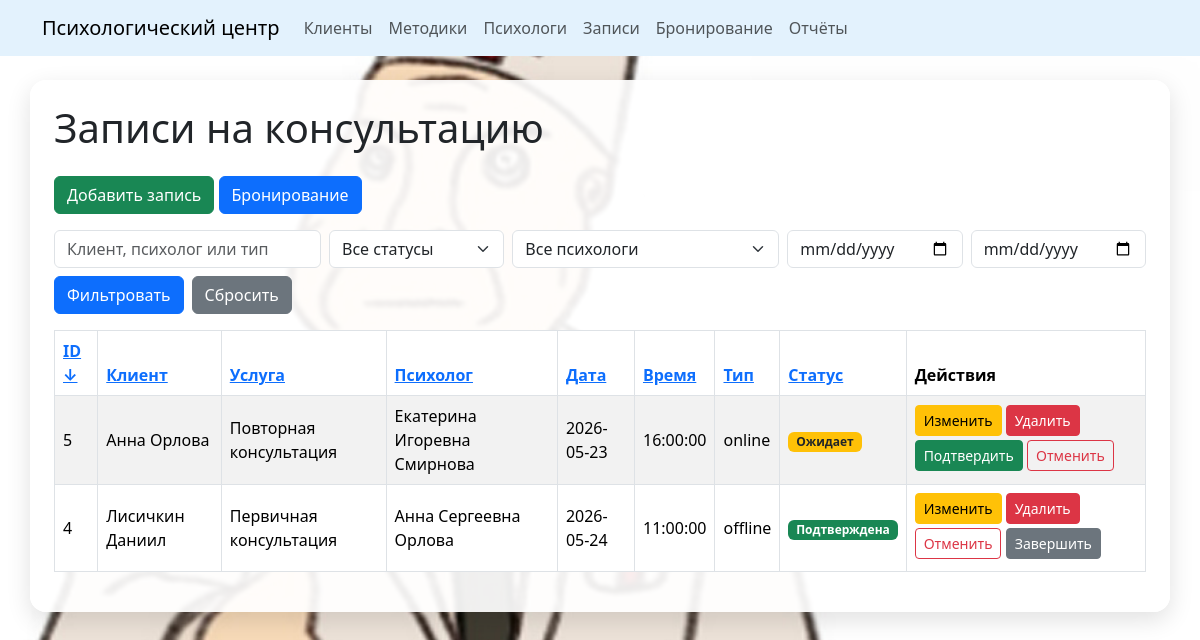
/index.php?entity=appointment&action=list, run on the app's committed database.
### tables this page shows
CREATE TABLE `appointments` (
  `appointment_id` int NOT NULL AUTO_INCREMENT,
  `client_id` int NOT NULL,
  `psychologist_id` int NOT NULL,
  `service_id` int DEFAULT NULL,
  `appointment_date` date NOT NULL,
  `appointment_time` time DEFAULT NULL,
  `consultation_type` enum('offline','online') NOT NULL,
  `appointment_datetime` datetime DEFAULT NULL,
  `status` enum('pending','confirmed','cancelled','completed') NOT NULL DEFAULT 'pending',
  `booking_code` varchar(64) DEFAULT NULL,
  `cancel_reason` varchar(255) DEFAULT NULL,
  PRIMARY KEY (`appointment_id`),
  KEY `client_id` (`client_id`),
  KEY `psychologist_id` (`psychologist_id`),
  KEY `service_id` (`service_id`),
  CONSTRAINT `appointments_ibfk_1` FOREIGN KEY (`client_id`) REFERENCES `clients` (`client_id`),
  CONSTRAINT `appointments_ibfk_2` FOREIGN KEY (`psychologist_id`) REFERENCES `psychologists` (`psychologist_id`),
  CONSTRAINT `appointments_ibfk_3` FOREIGN KEY (`service_id`) REFERENCES `services` (`service_id`)
);

CREATE TABLE `clients` (
  `client_id` int NOT NULL AUTO_INCREMENT,
  `full_name` varchar(100) NOT NULL,
  `phone` varchar(20) DEFAULT NULL,
  `email` varchar(100) DEFAULT NULL,
  `registration_date` date NOT NULL,
  PRIMARY KEY (`client_id`)
);

CREATE TABLE `services` (
  `service_id` int NOT NULL AUTO_INCREMENT,
  `service_name` varchar(100) NOT NULL,
  `duration_minutes` int NOT NULL,
  `price` decimal(10,2) NOT NULL DEFAULT '0.00',
  PRIMARY KEY (`service_id`)
);

CREATE TABLE `psychologists` (
  `psychologist_id` int NOT NULL AUTO_INCREMENT,
  `full_name` varchar(100) NOT NULL,
  `specialization` varchar(100) DEFAULT NULL,
  PRIMARY KEY (`psychologist_id`)
);

### controllers/BaseController.php (called while the page is built, shortened)
<?php
class BaseController
{
    protected function render(
        string $view,
        array $data = []
    ): void {
        extract($data);
        require 'views/layouts/header.php';
        require "views/{$view}.php";
        require 'views/layouts/footer.php';
    }
}

### controllers/AppointmentController.php (called while the page is built, shortened)
<?php
class AppointmentController extends BaseController
{
    private AppointmentRepository $repository;
    private PsychologistRepository $psychologistRepository;
    public function __construct()
    {
        $pdo = Database::getConnection();
        $this->repository = new AppointmentRepository($pdo);
        $this->psychologistRepository = new PsychologistRepository($pdo);
    }
    public function list(): void
{
    $filters = [
        'search' => isset($_GET['search'])
            ? trim($_GET['search'])
            : '',
        'status' => $_GET['status'] ?? '',
        'psychologist_id' => isset($_GET['psychologist_id'])
            ? (int) $_GET['psychologist_id']
            : 0,
        'date_from' => $_GET['date_from'] ?? '',
        'date_to' => $_GET['date_to'] ?? ''
    ];
    $page = isset($_GET['page'])
        ? max(1, (int) $_GET['page'])
        : 1;
    $limit = 20;
    $offset = ($page - 1) * $limit;
    $sort = $_GET['sort'] ?? 'appointment_id';
    $order = $_GET['order'] ?? 'desc';
    $appointments = $this->repository->findPaginated(
        $filters,
        $limit,
        $offset,
        $sort,
        $order
    );
    $total = $this->repository->countAll($filters);
    $pages = (int) ceil($total / $limit);
    $psychologists =
        $this->psychologistRepository->findAll();
    $this->render(
        'appointment/list',
        [
            'appointments' => $appointments,
            'filters' => $filters,
            'page' => $page,
            'pages' => $pages,
            'sort' => $sort,
            'order' => $order,
            'psychologists' => $psychologists
        ]
    );
}
}

### index.php (called while the page is built, shortened)
<?php
require_once 'autoload.php';
$action = $_GET['action'] ?? 'list';
$controller = new $controllerName();
$controller->$action();

### src/AppointmentRepository.php (called while the page is built, shortened)
<?php
class AppointmentRepository extends AbstractRepository
{
    public function findPaginated(
    array $filters,
    int $limit,
    int $offset,
    string $sort = 'appointment_id',
    string $order = 'desc'
) {
    $allowedSortFields = [
        'appointment_id',
        'client_name',
        'psychologist_name',
        'service_name',
        'appointment_date',
        'appointment_time',
        'consultation_type',
        'status'
    ];
    $order = strtolower($order);
    $params = [];
    $whereSql = '';
    $sql = "
        SELECT
            a.appointment_id,
            a.client_id,
            a.psychologist_id,
            a.service_id,
            a.appointment_date,
            a.appointment_time,
            a.consultation_type,
            a.status,
            c.full_name AS client_name,
            p.full_name AS psychologist_name,
            s.service_name
        FROM appointments a
        JOIN clients c ON a.client_id = c.client_id
        JOIN psychologists p ON a.psychologist_id = p.psychologist_id
        LEFT JOIN services s ON a.service_id = s.service_id
        $whereSql
        ORDER BY $sort $order
        LIMIT :limit
        OFFSET :offset
    ";
    $stmt = $this->pdo->prepare($sql);
    $stmt->bindValue(':limit', $limit, PDO::PARAM_INT);
    $stmt->bindValue(':offset', $offset, PDO::PARAM_INT);
    $stmt->execute();
    return $stmt->fetchAll(PDO::FETCH_ASSOC);
}
}

### autoload.php (called while the page is built, shortened)
<?php
spl_autoload_register(function ($class) {
    $paths = [
        __DIR__ . '/src/',
        __DIR__ . '/controllers/',
        __DIR__ . '/helpers/'
    ];
    foreach ($paths as $path) {
        $file = $path . $class . '.php';
        if (file_exists($file)) {
            return;
        }
    }
});

### src/AbstractRepository.php (called while the page is built, shortened)
<?php
abstract class AbstractRepository
{
    public function __construct(PDO $pdo)
    {
        $this->pdo = $pdo;
    }
}

### views/appointment/list.php (the view, shortened to what this page needs)
<?php
function appointmentSortLink(
    string $column,
    string $title,
    string $currentSort,
    string $currentOrder,
    array $filters
): string {
    $newOrder = 'asc';
    $arrow = '';
    if ($currentSort === $column) {
        $arrow = $currentOrder === 'asc' ? ' ↑' : ' ↓';
    }
    $query = array_merge(
        [
            'entity' => 'appointment',
            'action' => 'list',
            'sort' => $column,
            'order' => $newOrder
        ],
        $filters
    );
    $url = 'index.php?' . http_build_query($query);
    return '<a href="' . htmlspecialchars($url) . '">' .
        htmlspecialchars($title . $arrow) .
        '</a>';
}
?>
<h1 class="mb-4">Записи на консультацию</h1>
<a
    href="index.php?entity=appointment&action=create"
    class="btn btn-success mb-3"
>
    Добавить запись
</a>
<a
    href="index.php?entity=booking&action=create"
    class="btn btn-primary mb-3"
>
    Бронирование
</a>
<form method="GET" class="row g-2 mb-3">
    <div class="col-md-3">
        <input
            type="text"
            name="search"
            class="form-control"
            placeholder="Клиент, психолог или тип"
            value="<?= htmlspecialchars($filters['search'] ?? '') ?>"
        >
    </div>
    <div class="col-md-2">
        <select
            name="status"
            class="form-select"
        >
            <option value="">Все статусы</option>
        </select>
    </div>
    <div class="col-md-3">
        <select
            name="psychologist_id"
            class="form-select"
        >
            <option value="0">Все психологи</option>
        </select>
    </div>
    <div class="col-md-2">
        <input
            type="date"
            name="date_from"
            class="form-control"
            value="<?= htmlspecialchars($filters['date_from'] ?? '') ?>"
        >
    </div>
    <div class="col-md-2">
        <input
            type="date"
            name="date_to"
            class="form-control"
            value="<?= htmlspecialchars($filters['date_to'] ?? '') ?>"
        >
    </div>
    <div class="col-md-auto">
        <button
            type="submit"
            class="btn btn-primary"
        >
            Фильтровать
        </button>
    </div>
    <div class="col-md-auto">
        <a
            href="index.php?entity=appointment&action=list"
            class="btn btn-secondary"
        >
            Сбросить
        </a>
    </div>
</form>
<?php if (empty($appointments)): ?>
    <div class="alert alert-info">
        Записи не найдены
    </div>
<?php else: ?>
    <div class="table-responsive mt-3">
        <table class="table table-bordered table-striped align-middle">
            <thead>
                <tr>
                    <th>
                        <?= appointmentSortLink(
                            'appointment_id',
                            'ID',
                            $sort,
                            $order,
                            $filters
                        ) ?>
                    </th>
                    <th>
                        <?= appointmentSortLink(
                            'client_name',
                            'Клиент',
                            $sort,
                            $order,
                            $filters
                        ) ?>
                    </th>
                    <th>
                        <?= appointmentSortLink(
                            'service_name',
                            'Услуга',
                            $sort,
                            $order,
                            $filters
                        ) ?>
                    </th>
                    <th>
                        <?= appointmentSortLink(
                            'psychologist_name',
                            'Психолог',
                            $sort,
                            $order,
                            $filters
                        ) ?>
                    </th>
                    <th>
                        <?= appointmentSortLink(
                            'appointment_date',
                            'Дата',
                            $sort,
                            $order,
                            $filters
                        ) ?>
                    </th>
                    <th>
                        <?= appointmentSortLink(
                            'appointment_time',
                            'Время',
                            $sort,
                            $order,
                            $filters
                        ) ?>
                    </th>
                    <th>
                        <?= appointmentSortLink(
                            'consultation_type',
                            'Тип',
                            $sort,
                            $order,
                            $filters
                        ) ?>
                    </th>
                    <th>
                        <?= appointmentSortLink(
                            'status',
                            'Статус',
                            $sort,
                            $order,
                            $filters
                        ) ?>
                    </th>
                    <th>
                        Действия
                    </th>
                </tr>
            </thead>
            <tbody>
                <?php foreach ($appointments as $appointment): ?>
                    <?php
                        $statusClasses = [
                            'pending' => 'bg-warning text-dark',
                            'confirmed' => 'bg-success',
                            'cancelled' => 'bg-danger',
                            'completed' => 'bg-secondary'
                        ];
                        $statusNames = [
                            'pending' => 'Ожидает',
                            'confirmed' => 'Подтверждена',
                            'cancelled' => 'Отменена',
                            'completed' => 'Завершена'
                        ];
                        $status = $appointment['status'] ?? 'pending';
                    ?>
                    <tr>
                        <td>
                            <?= htmlspecialchars($appointment['appointment_id']) ?>
                        </td>
                        <td>
                            <?= htmlspecialchars($appointment['client_name']) ?>
                        </td>
                        <td>
                            <?= htmlspecialchars($appointment['service_name'] ?? '—') ?>
                        </td>
                        <td>
                            <?= htmlspecialchars($appointment['psychologist_name']) ?>
                        </td>
                        <td>
                            <?= htmlspecialchars($appointment['appointment_date']) ?>
                        </td>
                        <td>
                            <?= htmlspecialchars($appointment['appointment_time'] ?? '—') ?>
                        </td>
                        <td>
                            <?= htmlspecialchars($appointment['consultation_type']) ?>
                        </td>
                        <td>
                            <span class="badge <?= htmlspecialchars($statusClasses[$status] ?? 'bg-secondary') ?>">
                                <?= htmlspecialchars($statusNames[$status] ?? $status) ?>
                            </span>
                        </td>
                        <td>
                            <a
                                href="index.php?entity=appointment&action=edit&id=<?= htmlspecialchars($appointment['appointment_id']) ?>"
                                class="btn btn-warning btn-sm mb-1"
                            >
                                Изменить
                            </a>
                            <a
                                href="index.php?entity=appointment&action=delete&id=<?= htmlspecialchars($appointment['appointment_id']) ?>"
                                class="btn btn-danger btn-sm mb-1"
                            >
                                Удалить
                            </a>
                            <?php if ($status === 'pending'): ?>
                                <a
                                    href="index.php?entity=appointment&action=changeStatus&id=<?= htmlspecialchars($appointment['appointment_id']) ?>&status=confirmed"
                                    class="btn btn-success btn-sm mb-1"
                                >
                                    Подтвердить
                                </a>
                            <?php endif; ?>
                            <?php if (in_array($status, ['pending', 'confirmed'])): ?>
                                <a
                                    href="index.php?entity=appointment&action=changeStatus&id=<?= htmlspecialchars($appointment['appointment_id']) ?>&status=cancelled"
                                    class="btn btn-outline-danger btn-sm mb-1"
                                    onclick="return confirm('Отменить запись?')"
                                >
                                    Отменить
                                </a>
                            <?php endif; ?>
                            <?php if ($status === 'confirmed'): ?>
                                <a
                                    href="index.php?entity=appointment&action=changeStatus&id=<?= htmlspecialchars($appointment['appointment_id']) ?>&status=completed"
                                    class="btn btn-secondary btn-sm mb-1"
                                >
                                    Завершить
                                </a>
                            <?php endif; ?>
                        </td>
                    </tr>
                <?php endforeach; ?>
            </tbody>
        </table>
    </div>
<?php endif; ?>

### assets/css/style.css (style rules this page uses)
body { min-height: 100vh; background-image: url("../images/backg.jpg"); background-size: cover; background-position: center; background-repeat: no-repeat; background-attachment: fixed; }

### data on the page
appointments: appointment_id "5", client.full_name "Анна Орлова", service.service_name "Повторная консультация", psychologist.full_name "Екатерина Игоревна Смирнова", appointment_date "2026-05-23", appointment_time "16:00:00", consultation_type "online", status "Ожидает"
appointments: appointment_id "4", client.full_name "Лисичкин Даниил", service.service_name "Первичная консультация", psychologist.full_name "Анна Сергеевна Орлова", appointment_date "2026-05-24", appointment_time "11:00:00", consultation_type "offline", status "Подтверждена"

### other printed values
$title . $arrow "ID ↓ Клиент Услуга Психолог Дата Время Тип Статус"
